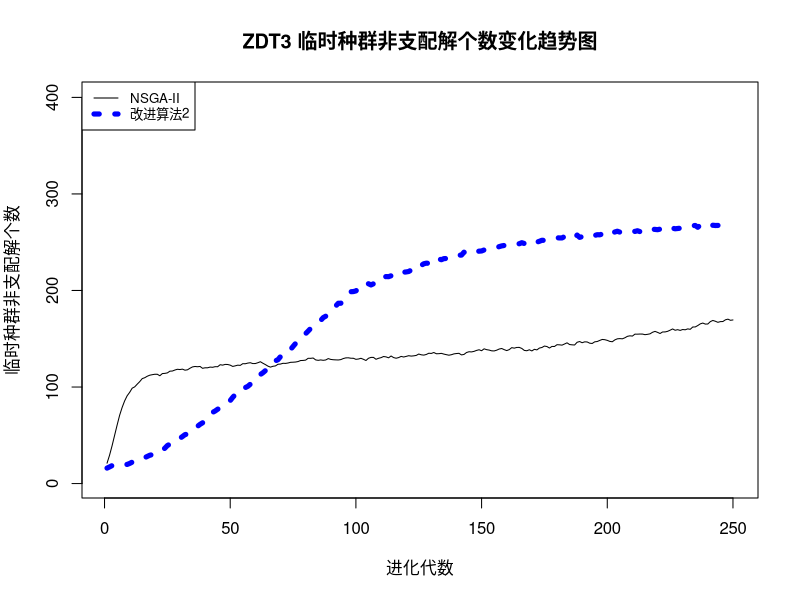

This chart was generated by the following R code:
a<-read.table('a.txt')
#b<-read.table('b.txt')
b<-read.table('b.txt')
#d<-read.table('d.txt')

plot(1:250, a$V1, xlab="进化代数", ylab="临时种群非支配解个数", type="l", xlim=c(1, 250), ylim=c(1, 400), main="ZDT3 临时种群非支配解个数变化趋势图")

#lines(1:500, b$V1, lty=3, lwd=2.5, col="green")
lines(1:250, b$V1, lty=3, lwd=5, col="blue")
#lines(1:500, d$V1, lty=1, lwd=4.5, col="red")

legend.txt<-c("NSGA-II", "改进算法2")
legend("topleft", legend=legend.txt, col=c("black", "blue"), lty=c(1, 4), lwd=c(1,5), bty="o", cex=0.8)

